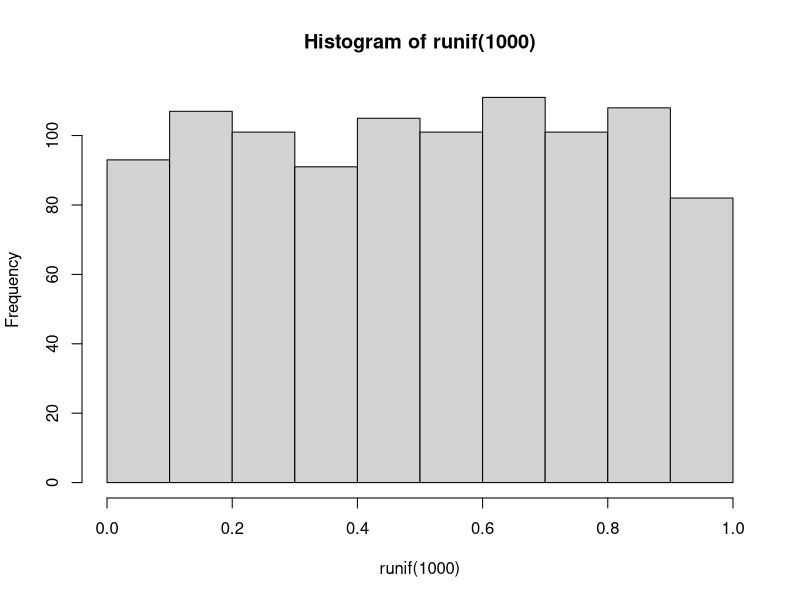
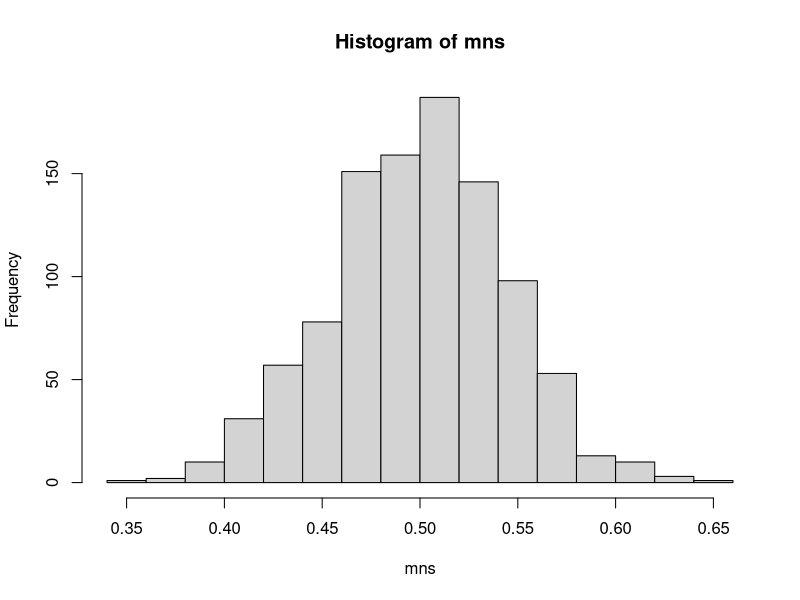

Here is the R script that generated these plots, in order:
## ---- chunk 1
hist(runif(1000))
## ---- chunk 2
mns = NULL
for (i in 1 : 1000) mns = c(mns, mean(runif(40)))
hist(mns)
